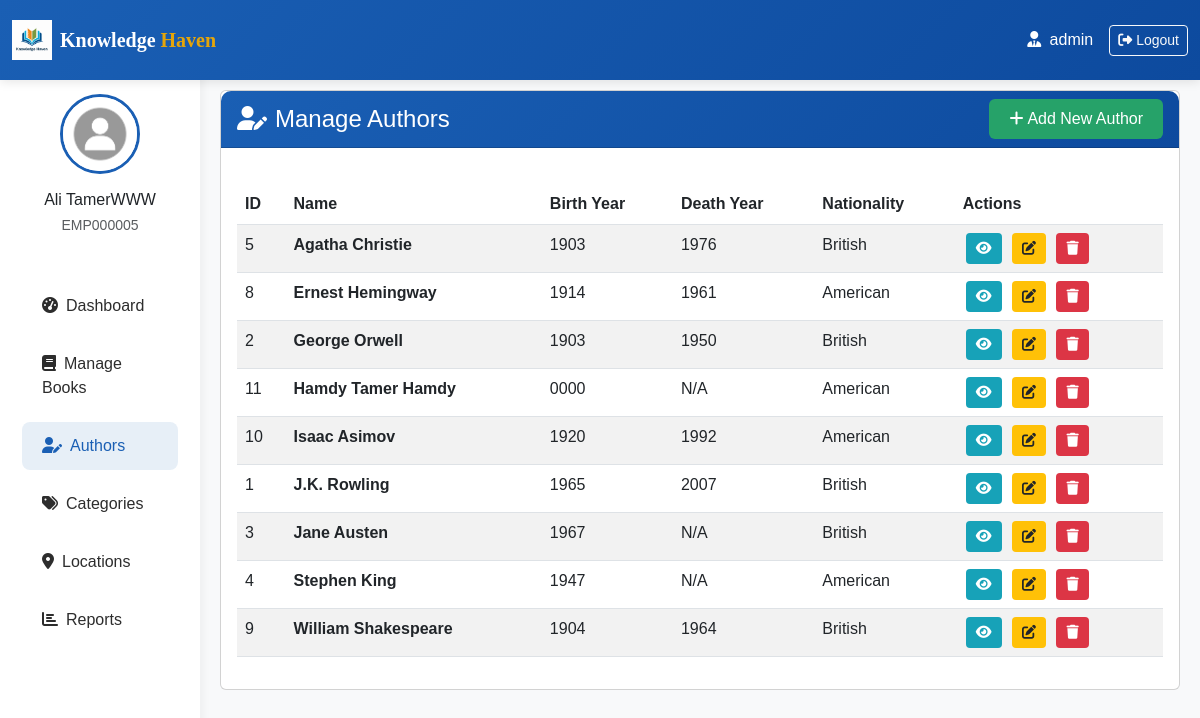
Screenshot of /admin/authors/manage.php (signed in) with the database file from the repository.
### tables this page shows
CREATE TABLE `employees` (
  `employee_id` int(11) NOT NULL,
  `user_id` int(11) NOT NULL,
  `employee_code` varchar(20) NOT NULL,
  `position` enum('librarian','assistant_librarian','library_assistant','technician','manager','director','admin') NOT NULL,
  `hire_date` date NOT NULL,
  `salary` decimal(10,2) DEFAULT NULL,
  `employment_type` enum('full_time','part_time','contract') DEFAULT 'full_time',
  `is_currently_employed` tinyint(1) DEFAULT 1,
  `created_at` timestamp NOT NULL DEFAULT current_timestamp(),
  `updated_at` timestamp NOT NULL DEFAULT current_timestamp() ON UPDATE current_timestamp()
);

CREATE TABLE `users` (
  `user_id` int(11) NOT NULL,
  `username` varchar(50) NOT NULL,
  `email` varchar(100) NOT NULL,
  `password` varchar(255) NOT NULL,
  `gender` enum('Male','Female') DEFAULT NULL,
  `phone_number` varchar(15) DEFAULT NULL,
  `profile_image` varchar(255) DEFAULT 'images/user_image.jpg',
  `role` enum('user','employee') DEFAULT 'user',
  `registration_date` timestamp NOT NULL DEFAULT current_timestamp(),
  `is_active` tinyint(1) DEFAULT 1,
  `created_at` timestamp NOT NULL DEFAULT current_timestamp(),
  `updated_at` timestamp NOT NULL DEFAULT current_timestamp() ON UPDATE current_timestamp()
);

CREATE TABLE `authors` (
  `author_id` int(11) NOT NULL,
  `name` varchar(255) NOT NULL,
  `birth_year` year(4) DEFAULT NULL,
  `death_year` year(4) DEFAULT NULL,
  `nationality` varchar(100) DEFAULT NULL,
  `created_at` timestamp NOT NULL DEFAULT current_timestamp(),
  `updated_at` timestamp NOT NULL DEFAULT current_timestamp() ON UPDATE current_timestamp()
);

### admin/authors/manage.php (the view, shortened to what this page needs)
<?php
include "../../config.php";
$user_id = $_SESSION['user_id'];
$query = "SELECT u.*, e.* FROM users u
          JOIN employees e ON u.user_id = e.user_id
          WHERE u.user_id = ?";
$stmt = mysqli_prepare($conn, $query);
mysqli_stmt_bind_param($stmt, "i", $user_id);
mysqli_stmt_execute($stmt);
$result = mysqli_stmt_get_result($stmt);
$employee = mysqli_fetch_assoc($result);
$authors_query = "SELECT * FROM authors ORDER BY name ASC";
$authors_result = mysqli_query($conn, $authors_query);
?>
<!DOCTYPE html>
<html lang="en">
<head>
    <link href="https://cdn.jsdelivr.net/npm/bootstrap@5.3.0-alpha1/dist/css/bootstrap.min.css" rel="stylesheet">
    <link rel="stylesheet" href="https://cdnjs.cloudflare.com/ajax/libs/font-awesome/6.4.0/css/all.min.css">
</head>
<body>
    <nav class="navbar navbar-expand-lg navbar-dark navbar-custom fixed-top">
        <div class="container-fluid">
            <a class="navbar-brand" href="../dashboard.php">
                <div class="d-flex align-items-center">
                    <img src="../../assets/images/logo-library.png" alt="Logo" width="40" height="40" class="me-2">
                    <span style="font-family: 'Playfair Display', serif; font-weight: 700;">
                        Knowledge <span style="color: var(--accent-color);">Haven</span>
                    </span>
                </div>
            </a>
            <div class="collapse navbar-collapse" id="navbarNav">
                <div class="navbar-nav ms-auto align-items-center">
                    <span class="nav-item me-3 text-white d-none d-md-block">
                        <i class="fas fa-user-tie me-1"></i>
                        <?php echo htmlspecialchars($employee['position'] ?? 'Employee'); ?>
                    </span>
                    <a href="../../logout.php" class="btn btn-outline-light btn-sm">
                        <i class="fas fa-sign-out-alt me-1"></i>Logout
                    </a>
                </div>
            </div>
        </div>
    </nav>
    <div class="container-fluid" style="margin-top: 70px;">
        <div class="row">
            <div class="col-lg-2 col-md-3 sidebar">
                <div class="text-center py-4">
                    <img src="<?php echo htmlspecialchars($employee['profile_image'] ?? '../../assets/images/user_image.jpg'); ?>"
                         alt="Profile"
                         class="rounded-circle mb-3"
                         style="width: 80px; height: 80px; object-fit: cover; border: 3px solid var(--primary-color);"
                         onerror="this.src='../../assets/images/user_image.jpg'">
                    <h6 class="mb-1"><?php echo htmlspecialchars($employee['username'] ?? 'Employee'); ?></h6>
                    <p class="text-muted mb-3">
                        <small><?php echo htmlspecialchars($employee['employee_code'] ?? 'EMP000'); ?></small>
                    </p>
                </div>
                <nav class="nav flex-column">
                    <a class="nav-link" href="../dashboard.php"><i class="fas fa-tachometer-alt me-2"></i>Dashboard</a>
                    <a class="nav-link" href="../books/manage.php"><i class="fas fa-book me-2"></i>Manage Books</a>
                    <a class="nav-link active" href="#"><i class="fas fa-user-edit me-2"></i>Authors</a>
                    <a class="nav-link" href="../categories/manage.php"><i class="fas fa-tags me-2"></i>Categories</a>
                    <a class="nav-link" href="../locations/manage.php"><i class="fas fa-map-marker-alt me-2"></i>Locations</a>
                    <a class="nav-link" href="../reports/index.php"><i class="fas fa-chart-bar me-2"></i>Reports</a>
                </nav>
            </div>
            <div class="col-lg-10 col-md-9 main-content">
                <div class="card">
                    <div class="card-header card-header-custom">
                        <div class="d-flex justify-content-between align-items-center">
                            <h4 class="mb-0"><i class="fas fa-user-edit me-2"></i>Manage Authors</h4>
                            <a href="add.php" class="btn btn-add">
                                <i class="fas fa-plus me-1"></i>Add New Author
                            </a>
                        </div>
                    </div>
                    <div class="card-body">
                        <div class="table-responsive">
                            <table class="table table-striped table-hover">
                                <thead>
                                    <tr>
                                        <th>ID</th>
                                        <th>Name</th>
                                        <th>Birth Year</th>
                                        <th>Death Year</th>
                                        <th>Nationality</th>
                                        <th>Actions</th>
                                    </tr>
                                </thead>
                                <tbody>
                                    <?php if (mysqli_num_rows($authors_result) > 0): ?>
                                        <?php while($author = mysqli_fetch_assoc($authors_result)): ?>
                                            <tr>
                                                <td><?php echo $author['author_id']; ?></td>
                                                <td><strong><?php echo htmlspecialchars($author['name']); ?></strong></td>
                                                <td><?php echo htmlspecialchars($author['birth_year'] ?: 'N/A'); ?></td>
                                                <td><?php echo htmlspecialchars($author['death_year'] ?: 'N/A'); ?></td>
                                                <td><?php echo htmlspecialchars($author['nationality'] ?: 'N/A'); ?></td>
                                                <td>
                                                    <div class="action-buttons">
                                                        <a href="view.php?id=<?php echo $author['author_id']; ?>"
                                                           class="btn btn-view btn-sm" title="View">
                                                            <i class="fas fa-eye"></i>
                                                        </a>
                                                        <a href="edit.php?id=<?php echo $author['author_id']; ?>"
                                                           class="btn btn-edit btn-sm" title="Edit">
                                                            <i class="fas fa-edit"></i>
                                                        </a>
                                                        <a href="delete.php?id=<?php echo $author['author_id']; ?>"
                                                           class="btn btn-delete btn-sm"
                                                           title="Delete"
                                                           onclick="return confirm('Are you sure you want to delete this author?\n\nAuthor: <?php echo addslashes($author['name']); ?>')">
                                                            <i class="fas fa-trash"></i>
                                                        </a>
                                                    </div>
                                                </td>
                                            </tr>
                                        <?php endwhile; ?>
                                    <?php endif; ?>
                                </tbody>
                            </table>
                        </div>
                    </div>
                </div>
            </div>
        </div>
    </div>
</body>
</html>

### admin/authors/manage.php (style rules this page uses)
:root { --primary-color: #1a5fb4; --secondary-color: #26a269; --accent-color: #e5a50a; --dark-color: #2d2d2d; }
body { font-family: 'Poppins', sans-serif; background-color: #f8f9fa; }
.navbar-custom { background: linear-gradient(135deg, var(--primary-color) 0%, #0d4a9e 100%); box-shadow: 0 2px 10px rgba(0,0,0,0.1); padding: 15px 0; }
.sidebar { background-color: white; min-height: calc(100vh - 70px); box-shadow: 2px 0 10px rgba(0,0,0,0.05); position: sticky; top: 0; }
.sidebar .nav-link { color: var(--dark-color); padding: 12px 20px; margin: 5px 10px; border-radius: 8px; transition: all 0.3s; }
.sidebar .nav-link:hover, .sidebar .nav-link.active { color: var(--primary-color); background-color: rgba(26, 95, 180, 0.1); }
.main-content { padding: 20px; }
.card-header-custom { background: linear-gradient(135deg, var(--primary-color) 0%, #0d4a9e 100%); color: white; border-radius: 10px 10px 0 0 !important; }
.action-buttons .btn { padding: 5px 10px; margin: 0 3px; }
.btn-view { background-color: #17a2b8; color: white; border: none; }
.btn-edit { background-color: #ffc107; color: #212529; border: none; }
.btn-delete { background-color: #dc3545; color: white; border: none; }
.btn-add { background-color: var(--secondary-color); color: white; border: none; padding: 8px 20px; }
.table-responsive { margin-top: 20px; }

### rows the page displays
employees: position "admin", user.profile_image (picture), user.username "Ali TamerWWW", employee_code "EMP000005"
authors: author_id "5", name "Agatha Christie", birth_year "1903", death_year "1976", nationality "British"
authors: author_id "8", name "Ernest Hemingway", birth_year "1914", death_year "1961", nationality "American"
authors: author_id "2", name "George Orwell", birth_year "1903", death_year "1950", nationality "British"
authors: author_id "11", name "Hamdy Tamer Hamdy", birth_year "0000", death_year "N/A", nationality "American"
authors: author_id "10", name "Isaac Asimov", birth_year "1920", death_year "1992", nationality "American"
authors: author_id "1", name "J.K. Rowling", birth_year "1965", death_year "2007", nationality "British"
authors: author_id "3", name "Jane Austen", birth_year "1967", death_year "N/A", nationality "British"
authors: author_id "4", name "Stephen King", birth_year "1947", death_year "N/A", nationality "American"
authors: author_id "9", name "William Shakespeare", birth_year "1904", death_year "1964", nationality "British"
